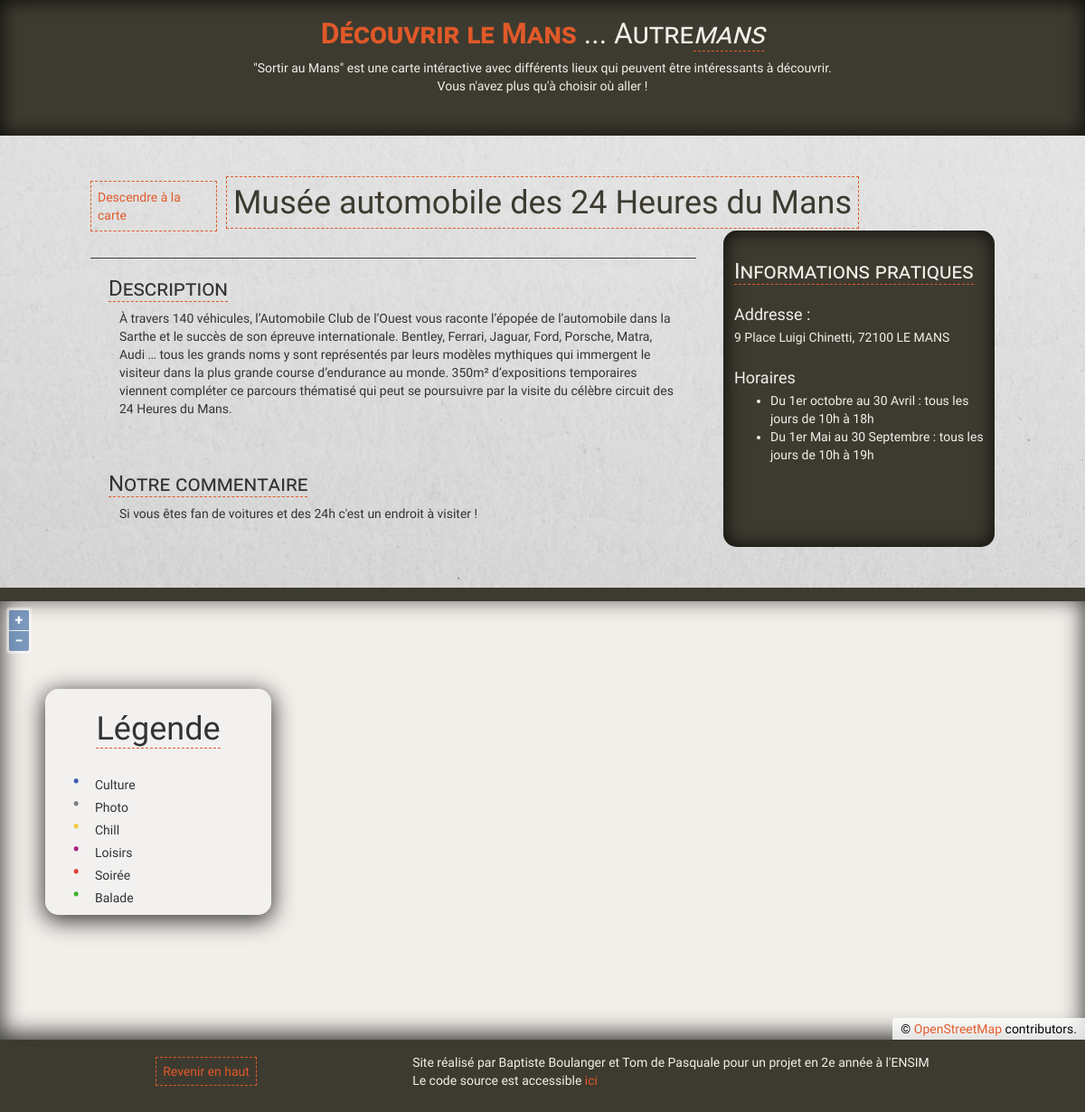
Page /index.php?site-id=4 on the committed database.
### tables this page shows
CREATE TABLE IF NOT EXISTS `sites` (
  `id` int(11) NOT NULL AUTO_INCREMENT,
  `name` char(255) NOT NULL,
  `description` text NOT NULL,
  `commentary` text NOT NULL,
  `images` text NOT NULL,
  `address` varchar(255) NOT NULL,
  `hours` text NOT NULL,
  `latitude` float(10,5) NOT NULL,
  `longitude` float(10,5) NOT NULL,
  `type` char(255) NOT NULL,
  PRIMARY KEY (`id`)
);

### index.php (the view, shortened to what this page needs)
<html>
<head>
    <link rel="stylesheet" href="libraries/openlayers/ol.css" type="text/css">
    <link rel="stylesheet" href="https://maxcdn.bootstrapcdn.com/bootstrap/3.3.6/css/bootstrap.min.css">
    <link rel="stylesheet" href="main.css" type="text/css" />
</head>
<body>
    <header>
        <h1><strong>Découvrir le Mans</strong> ... Autre<span class="underlined">mans</span></h1>
        <p>"Sortir au Mans" est une carte intéractive avec différents lieux qui peuvent être intéressants à découvrir.
            <br>
            Vous n'avez plus qu'à choisir où aller !
        </p>
    </header>
    <section class="informations-container">
<?php
try {
    $bdd = new PDO('mysql:host=localhost;dbname=projet_info;charset=utf8', 'root', '');
} catch (Exception $e) {
    die('Erreur : ' . $e->getMessage());
}
if(isset($_GET["site-id"])) {
    $id = $_GET["site-id"];
    $request = 'SELECT * FROM sites WHERE id=' . $id;
    $response = $bdd->query($request);
    while ($data = $response->fetch()) {
        $hours = [];
        $temp_str = "";
        foreach(str_split($data['hours']) as $c) {
            if($c == "\n") {
                $hours[] = $temp_str;
                $temp_str = "";
            } else {
                $temp_str = $temp_str . $c;
            }
        }
        if($temp_str != "" && $temp_str != "\n") {
            $hours[] = $temp_str;
        }
        echo '<div class="info">';
        echo '<div class="see-map-container"><a class="see-map all-around" href=#map>Descendre à la carte</a></div>';
        echo '<div class="title"><h1><span class="all-around">' . $data['name'] . '</span></h1></div>';
        echo '<div class="practical-container">';
        echo '<div class="practical">';
        echo '<h3><span class="underlined">Informations pratiques</span></h3>';
        echo '<h4>Addresse :</h4>';
        echo '<p>' . $data['address'] . '</p>';
        if($data['hours'] != "") {
            echo '<h4>Horaires</h4>';
            echo '<ul>';
            foreach($hours as $e) {
                echo '<li>' . $e . '</li>';
            }
            echo '</ul>';
        }
        echo '</div></div>';
        echo '<div class="description content">';
        echo '<h3><span class="underlined">Description</span></h3>';
        echo '<p>' . $data["description"] . '</p>';
        echo '</div>';
        if($data['commentary'] != "") {
            echo '<div class="commentary content">';
            echo '<h3><span class="underlined">Notre commentaire</span></h3>';
            echo '<p>' . $data['commentary'] . '</p>';
            echo '</div>';
        }
        echo '</div>';
    }
}
?>
    </section>
    <section id="map-container">
        <div class="legend-container">
            <div class="legend">
                <h1><span class="underlined">Légende</span></h1>
                <ul>
                    <li>Culture</li>
                    <li>Photo</li>
                    <li>Chill</li>
                    <li>Loisirs</li>
                    <li>Soirée</li>
                    <li>Balade</li>
                </ul>
            </div>
        </div>
        <div id="map" class="map">
        </div>
    </section>
    <footer>
        <p>
            <a href="#" class="all-around">Revenir en haut</a>
        </p>
        <p>Site réalisé par Baptiste Boulanger et Tom de Pasquale pour un projet en 2e année à l'ENSIM
            <br>
            Le code source est accessible <a href="https://github.com/">ici</a>
        </p>
    </footer>
</body>
</html>

### main.css (style rules this page uses)
body { background-color: #f2efea; font-family: 'Muli', sans-serif; }
a, a:active, a:focus { color: #e05929; }
header { background-color: #3d3b30; color: #f2efea; width: 100%; height: 150px; display: flex; flex-direction: column; align-items: center; -webkit-box-shadow: inset 0px 0px 20px 2px rgba(0,0,0,0.75); -moz-box-shadow: inset 0px 0px 20px 2px rgba(0,0,0,0.75); box-shadow: inset 0px 0px 20px 2px rgba(0,0,0,0.75); }
header h1 { font-size: xx-large; margin-bottom: 10px; font-variant: small-caps; }
header h1 span { font-style: italic; }
header p { text-align: center; }
#map-container { width: 100%; height: 500px; border-top: 15px solid #3d3b30; -webkit-box-shadow: inset 0px -5px 25px 2px rgba(0,0,0,0.75); -moz-box-shadow: inset 0px -5px 25px 2px rgba(0,0,0,0.75); box-shadow: inset 0px -5px 25px 2px rgba(0,0,0,0.75); }
#map { width: 100%; }
.legend-container { height: 0; width: 0; position: relative; top: 20%; left: 50px; }
.legend { position: relative; width: 250px; height: 250px; padding: 15px; z-index: 1000; background-color: #f2f2f2d6; display: flex; flex-direction: column; justify-content: center; border-radius: 15px; -webkit-box-shadow: 0px 5px 25px 2px rgba(0,0,0,0.75); -moz-box-shadow: 0px 5px 25px 2px rgba(0,0,0,0.75); box-shadow: 0px 5px 25px 2px rgba(0,0,0,0.75); }
.legend ul li { height: 25px; }
.legend h1 { text-align: center; margin-bottom: 20px; }
.legend ul { list-style-type: none; }
.legend ul li::before { position: relative; content: "\2022"; display: inline-block; width: 1em; margin-left: -1em; font-size: 25px; }
.legend ul li:nth-child(1)::before { color: rgb(64, 91, 176); }
.legend ul li:nth-child(2)::before { color: gray; }
.legend ul li:nth-child(3)::before { color: rgb(243, 202, 64); }
.legend ul li:nth-child(4)::before { color: rgb(165, 36, 127); }
.legend ul li:nth-child(5)::before { color: rgb(223, 66, 55); }
.legend ul li:nth-child(6)::before { color: rgb(67, 176, 49); }
.info { display: grid; background-color: #f2efea; background-image: url(images/bg-texture.jpg); padding: 35px 100px; min-height: 500px; width: 100%; display: flex; flex-direction: column; }
.see-map-container { position: relative; width: 0; height: 0; top: 15px; }
.see-map { display: inline-block; position: relative; width: 140px; }
.info > div.content { padding: 0 20px; width: 67%; margin-top: 30px; display: flex; flex-direction: column; min-height: 90px; }
.info > .title { padding: 0; color: #3d3b30; text-align: center; }
strong { color: #e05929; }
.underlined { border-bottom: 1px dashed #e05929; }
.all-around { padding: 7px; border: 1px dashed #e05929; }
.info h3 { font-variant: small-caps; margin-bottom: 10px; width: 100%; }
.info h4 { margin: 15px 0 5px 0; }
.info p { padding-left: 12px; }
.description { border-top: 1px solid #3d3b30; }
.info .practical-container { width: 0; height: 0; position: relative; left: 70%; top: 0%; }
.info .practical { display: flex; flex-direction: column; background-color: #3d3b30; color: #f2efea; z-index: 1000; width: 300px; height: 350px; border-radius: 15px; padding: 12px; -webkit-box-shadow: inset 0px 0px 20px 2px rgba(0,0,0,0.75); -moz-box-shadow: inset 0px 0px 20px 2px rgba(0,0,0,0.75); box-shadow: inset 0px 0px 20px 2px rgba(0,0,0,0.75); }
.practical p, .practical li { padding: 0; -webkit-user-select: text; -moz-user-select: text; }
footer { background-color: #3d3b30; color: #f2efea; display: flex; justify-content: space-evenly; align-items: center; width: 100%; height: 80px; z-index: 1000; -webkit-box-shadow: 0px 0px -20px 2px rgba(0,0,0,0.75); -moz-box-shadow: 0px 0px -20px 2px rgba(0,0,0,0.75); box-shadow: 0px 0px -20px 2px rgba(0,0,0,0.75); }

### rows in the picture
sites: name "Musée automobile des 24 Heures du Mans", address "9 Place Luigi Chinetti, 72100 LE MANS", e "Du 1er octobre au 30 Avril : tous les jours de 10h à 18h", e "Du 1er Mai au 30 Septembre : tous les jours de 10h à 19h", description "À travers 140 véhicules, l’Automobile Club de l’Ouest vous raconte l’épopée de l’automobile dans la Sarthe et le succès de son épreuve internationale. Bentley, Ferrari, Jaguar, Ford, Porsche, Matra, Audi … tous les grands noms y sont représentés par leurs modèles mythiques qui immergent le visiteur dans la plus grande course d’endurance au monde. 350m² d’expositions temporaires viennent compléter ce parcours thématisé qui peut se poursuivre par la visite du célèbre circuit des 24 Heures du Mans.", commentary "Si vous êtes fan de voitures et des 24h c'est un endroit à visiter !"
